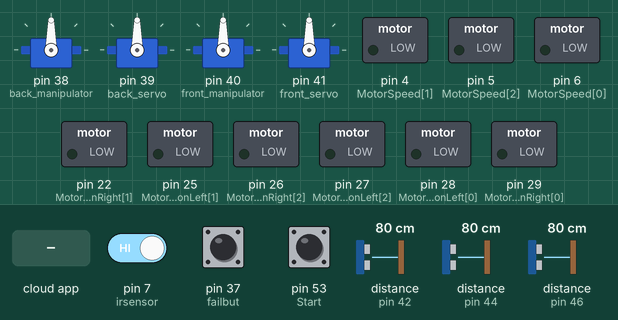
This sketch was run on a simulated Arduino Mega 2560, built with avr-gcc and run on an emulated ATmega2560. Parts: 4 × servo, switched loads named in the sketch (green lamp = pin HIGH). Wiring (inferred from the names in the program): 3 × ultrasonic range finder: trigger pin 43, echo pin 42 / trigger pin 45, echo pin 44 / trigger pin 47, echo pin 46. The test bench sets the inputs (shaded band); at power-on: pin 7 (irsensor) HIGH, pin 37 (failbut) HIGH, pin 53 (Start) HIGH, distance to the obstacle (sensors on pin 42, pin 44, pin 46) 80 cm. The echo pulse lasts 58.3 µs per cm; the ROS host is connected and sends only what is stated; pins used as bus, display or sensor lines are not drawn.

Above: at 1.2 s.
1.3 s: the phone or cloud app sets v_left to -100
At 2.5 s:
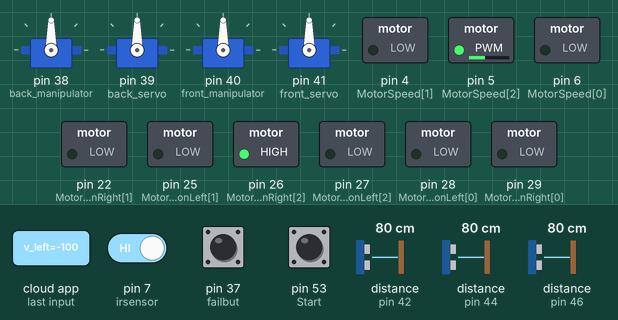
2.8 s: the phone or cloud app sets v_right to -100
At 4.0 s:
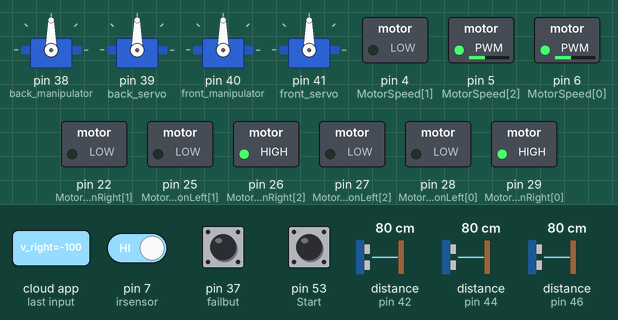
4.3 s: the phone or cloud app sets v_back to -100
At 5.5 s:
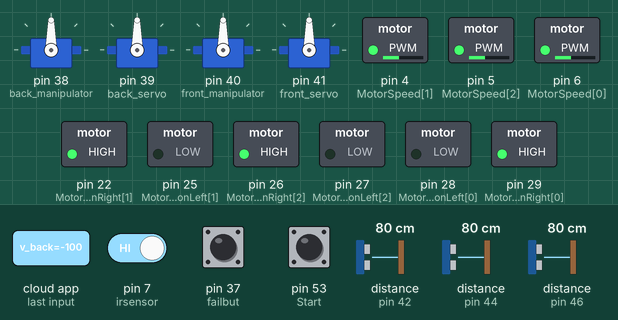
5.8 s: the phone or cloud app sets front_grab to 0
At 6.9 s:
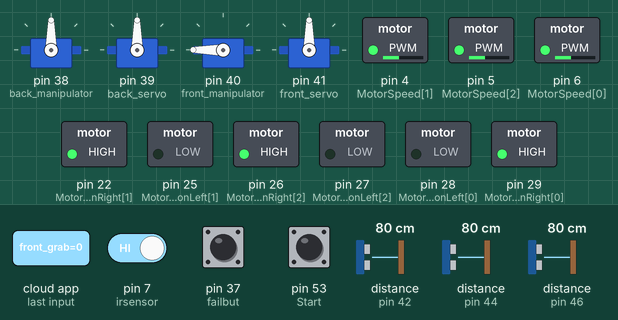
7.3 s: the phone or cloud app sets front_servo to 0
At 8.3 s:
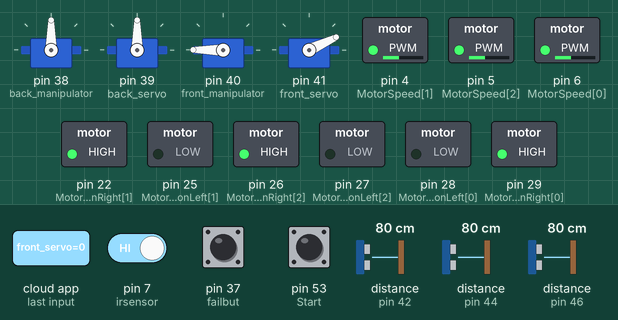
8.8 s: the phone or cloud app sets back_grab to 0
At 9.8 s:
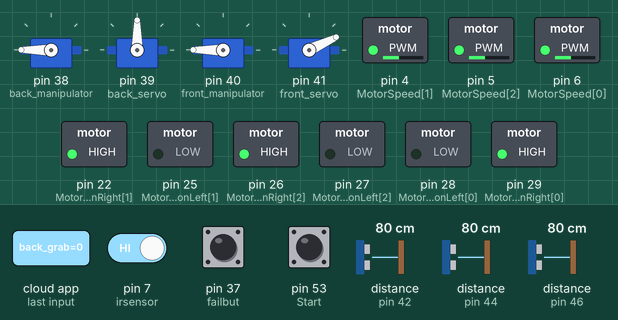
Timing chart, 0 to 11.3 s (numbered marks = the images above; inputs shaded):
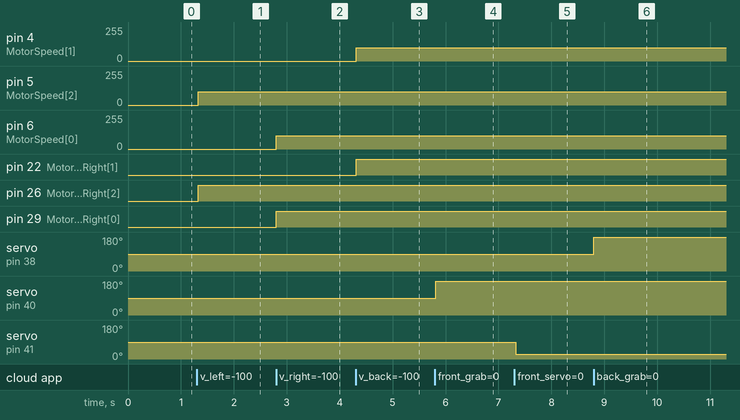

The sketch:

MainRos.ino
```cpp
#include <ros.h>
#include <sensor_msgs/Range.h>//PING msgs
#include <std_msgs/Float32.h>//Motor msg
#include <std_msgs/Bool.h>
#include <std_msgs/Int64.h>
#include <Servo.h>

Servo back_manipulator;
Servo back_servo;
Servo front_manipulator;
Servo front_servo;

float medianL(float newVal) {
  static int buf[3];
  static byte count = 0;
  buf[count] = newVal;
  if (++count >= 3) count = 0;
  return (max(buf[0], buf[1]) == max(buf[1], buf[2])) ? max(buf[0], buf[2]) : max(buf[1], min(buf[0], buf[2]));
}
float medianF(float newVal) {
  static int buf[3];
  static byte count = 0;
  buf[count] = newVal;
  if (++count >= 3) count = 0;
  return (max(buf[0], buf[1]) == max(buf[1], buf[2])) ? max(buf[0], buf[2]) : max(buf[1], min(buf[0], buf[2]));
}
float medianR(float newVal) {
  static int buf[3];
  static byte count = 0;
  buf[count] = newVal;
  if (++count >= 3) count = 0;
  return (max(buf[0], buf[1]) == max(buf[1], buf[2])) ? max(buf[0], buf[2]) : max(buf[1], min(buf[0], buf[2]));
}

ros::NodeHandle nh;

  int irsensor= 7;
  int sensorvalue;

  int ENCA[]={19,2};//right left
  int ENCB[]={18,3};
  int pos[]={0,0};

  int MotorSpeed [] = {6,4,5}; //Right,Back,Left
  int MotorDirectionRight [] = {29,22,26};//Right,Back,Left
  int MotorDirectionLeft [] = {28,25,27};//Right,Back,Left

  int Start = 53;
  int failbut = 37;

  int PINGEcho[]={42,44,46};//left,front/right
  int PINGTrig[]={43,45,47};
  char *pingString[] = {" Left ","Front ", " Right "};


  sensor_msgs::Range rangeR_msg;
  sensor_msgs::Range rangeL_msg;
  sensor_msgs::Range rangeF_msg;

  std_msgs::Float32 ENCR_msg;
  std_msgs::Float32 ENCL_msg;
  std_msgs::Int64 line_msg;

  std_msgs::Bool start_msg;
  std_msgs::Bool back_but_msg;

  //ros::Publisher pub_line ("line", &line_msg);
  ros::Publisher pub_ENCR_POS ("ENCR_POS", &ENCR_msg);
  ros::Publisher pub_ENCL_POS ("ENCL_POS", &ENCL_msg);

  ros::Publisher pub_back_buttom ("fail", &back_but_msg);

  ros::Publisher pub_start ("start", &start_msg);

  ros::Publisher pub_range_left ("range_left_ping", &rangeL_msg);
  ros::Publisher pub_range_right ("range_right_ping", &rangeR_msg);
  ros::Publisher pub_range_front ("range_front_ping", &rangeF_msg);

  // switch (j){
  //   case 0:
  //   ENCR_msg.data=pos[j];
  //   pub_ENCR_POS.publish (&ENCR_msg);
  //   //Serial.println("Cas0");
  //   break;
  //    case 1:
  //   ENCL_msg.data=pos[j];
  //   pub_ENCR_POS.publish (&ENCL_msg);
  //  //Serial.println("Cas1");
  //   break;
  // }


void messageCdRight (const std_msgs::Float32 &msg){
  if (msg.data<0) {
  analogWrite(MotorSpeed [0], abs(msg.data));
  digitalWrite( MotorDirectionRight [0], HIGH);
  digitalWrite(MotorDirectionLeft [0], LOW);
  }
   if (msg.data>0) {
  analogWrite(MotorSpeed [0],abs(msg.data));
  digitalWrite(MotorDirectionLeft [0], HIGH);
  digitalWrite(MotorDirectionRight [0], LOW);
  }
   if (msg.data==0) {
  analogWrite(MotorSpeed [0],abs(msg.data));
  digitalWrite(MotorDirectionLeft [0], LOW);
  digitalWrite(MotorDirectionRight [0], LOW);
  }
};
void messageCdLeft (const std_msgs::Float32 &msg){
 if (msg.data<0) {
  analogWrite(MotorSpeed [2], abs(msg.data));
  digitalWrite( MotorDirectionRight [2], HIGH);
  digitalWrite(MotorDirectionLeft [2], LOW);
  }
   if (msg.data>0) {
  analogWrite(MotorSpeed [2], abs(msg.data));
  digitalWrite(MotorDirectionLeft [2], HIGH);
  digitalWrite(MotorDirectionRight [2], LOW);
  }
    if (msg.data==0) {
  analogWrite(MotorSpeed [2],abs(msg.data));
  digitalWrite(MotorDirectionLeft [2], LOW);
  digitalWrite(MotorDirectionRight [2], LOW);
  }
};
void messageCdBack (const std_msgs::Float32 &msg){
  if (msg.data<0) {
  analogWrite(MotorSpeed [1], abs(msg.data));
  digitalWrite( MotorDirectionRight [1], HIGH);
  digitalWrite(MotorDirectionLeft [1], LOW);
  }
   if (msg.data>0) {
  analogWrite(MotorSpeed [1], abs(msg.data));
  digitalWrite(MotorDirectionLeft [1], HIGH);
  digitalWrite(MotorDirectionRight [1], LOW);
  }
    if (msg.data==0) {
  analogWrite(MotorSpeed [1], abs(msg.data));
  digitalWrite(MotorDirectionLeft [1], LOW);
  digitalWrite(MotorDirectionRight [1], LOW);
  }
};


void back_manipulcb (const std_msgs::Bool &msg){
  if (msg.data){
    back_manipulator.write(0);//открытый
  }
    else {
      back_manipulator.write(180);//закрытый
    }
  }
void back_servocb (const std_msgs::Bool &msg){
  if (msg.data){
    back_servo.write(10);// поднятие
  }
  else {
    back_servo.write(35);
  }
}
void front_manipulcb (const std_msgs::Bool &msg){
  if (msg.data){
    front_manipulator.write(0);// откр
  }
    else {
      front_manipulator.write(200);// закр
    }
  }


void front_servocb (const std_msgs::Int64 &msg){
  /*if (msg.data == 0){
    front_servo.write(0);
  }
   else {
   if (msg.data == "take"){
     front_servo.write(65);
   }
    else {
        if (msg.data == "trow"){
     front_servo.write(40);
        }
     }
   }
  }*/


 switch (msg.data){
   case 0:
   front_servo.write(25);
   break;
   case 1:
   front_servo.write(60);
   break;
   case 2:
   front_servo.write(30);
   break;
 }}


ros::Subscriber<std_msgs::Bool> ENCZero("ENC_zero", &EncToZero);
ros::Subscriber<std_msgs::Bool> sub_front_manipul("front_grab", &front_manipulcb);
ros::Subscriber<std_msgs::Int64> sub_front_servo("front_servo", &front_servocb);
ros::Subscriber<std_msgs::Bool> sub_back_manipul("back_grab", &back_manipulcb);
ros::Subscriber<std_msgs::Bool> sub_back_servo("back_servo", &back_servocb);

ros::Subscriber<std_msgs::Float32> subR("v_right", &messageCdRight);
  ros::Subscriber<std_msgs::Float32> subL("v_left", &messageCdLeft);
  ros::Subscriber<std_msgs::Float32> subB("v_back", &messageCdBack);

 void EncToZero (const std_msgs::Bool &msg){
  if(msg.data==true){
  pos [0] =   0;
  pos [1] = 0;

  }
}

void setup() {
    back_manipulator.attach(38);
    back_servo.attach(39);
    front_manipulator.attach(40);
    front_servo.attach(41);
  nh.initNode();
  //attachInterrupt(digitalPinToInterrupt(ENCA[0]),readEncoder<0>,RISING);
  //attachInterrupt(digitalPinToInterrupt(ENCA[1]),readEncoder<1>,RISING);

  nh.subscribe(ENCZero);
  nh.subscribe(subL);
  nh.subscribe(subR);
  nh.subscribe(subB);
  nh.subscribe(sub_front_manipul);
  nh.subscribe(sub_front_servo);
  nh.subscribe(sub_back_manipul);
  nh.subscribe(sub_back_servo);
  nh.advertise(pub_ENCR_POS);
  nh.advertise(pub_ENCL_POS);
  nh.advertise(pub_start);
  nh.advertise(pub_range_front);
  nh.advertise(pub_range_left);
  nh.advertise(pub_range_right);
  // nh.advertise(pub_line);
   nh.advertise(pub_back_buttom);
  // Serial.begin(9600);
  unsigned long echo;
  pinMode(failbut, INPUT);
  pinMode(Start, INPUT);
  pinMode(irsensor,INPUT);
  //pinMode(IN_A0, INPUT);
  //pinMode(IN_D0, INPUT);
for(int i=0; i < 3; i++) {
  pinMode(MotorDirectionRight[i], OUTPUT);
  pinMode(MotorDirectionLeft[i], OUTPUT);
  pinMode(MotorSpeed[i], OUTPUT);
  digitalWrite(MotorDirectionLeft[i], LOW);
  digitalWrite(MotorDirectionRight[i], LOW);
  pinMode(PINGTrig[i], OUTPUT);
  pinMode(PINGEcho[i], INPUT);
}
for(int i=0; i < 2; i++) {
  pinMode(ENCA[i], INPUT);
  pinMode(ENCB[i], INPUT);
  }

}


  unsigned long ping(int index){
  unsigned long echo,cm;

  digitalWrite(PINGTrig[index], LOW);
  delayMicroseconds(5);
  digitalWrite(PINGTrig[index], HIGH);


  // Выставив высокий уровень сигнала, ждем около 10 микросекунд. В этот момент датчик будет посылать сигналы с частотой 40 КГц.
  delayMicroseconds(10);
  digitalWrite(PINGTrig[index], LOW);
  echo = pulseIn(PINGEcho[index], HIGH);
  cm = (echo / 2) / 29.1;
    switch (index){
    case 0:
    //rangeL_msg.range= filter.filter(cm);
    rangeL_msg.range=medianL(cm);
    pub_range_left.publish (&rangeL_msg);
    break;
  case 1:
    //rangeF_msg.range= filter.filter(cm);
    rangeF_msg.range=medianF(cm);
    pub_range_front.publish (&rangeF_msg);
    break;
  case 2:
    //rangeR_msg.range= filter.filter(cm);
    rangeR_msg.range=medianR(cm);
    pub_range_right.publish (&rangeR_msg);
    break;
  }
  return cm ; //convert to CM then to inches

}

  int failstate;

void loop() {

  sensorvalue=digitalRead(irsensor);
  line_msg.data=sensorvalue;
  //pub_line.publish (&line_msg);

  failstate = digitalRead(failbut);
  if (!failstate){
    back_but_msg.data = true;
    pub_back_buttom.publish (&back_but_msg);
  }
  else {
    back_but_msg.data = false;
    pub_back_buttom.publish (&back_but_msg);
  }

  int buttonState = digitalRead(Start);
  if (!buttonState){
    start_msg.data = true;
    pub_start.publish (&start_msg);
  }
  else {
    start_msg.data = false;
    pub_start.publish (&start_msg);
  }
  unsigned long ultrasoundValue;
  for(int i=0; i < 3; i++){
    ping(i);

  }

//ENCL_msg.data=pos[0];
//pub_ENCL_POS.publish (&ENCL_msg);
//ENCR_msg.data=pos[1];
//pub_ENCR_POS.publish (&ENCR_msg);
  nh.spinOnce();
delay(10);
}

template <int j>
void readEncoder(){

  int b = digitalRead(ENCB[j]);
  if(b > 0){
    pos[j]++;

  }
  else{
    pos[j]--;
  }
}
```

Measured:
- after the input at 1.3 s, pin 5 (MotorSpeed[2]): 0/255 → 100/255 at once; pin 26 (MotorDirectionRight[2]): LOW → HIGH at once
- after the input at 2.8 s, pin 6 (MotorSpeed[0]): 0/255 → 100/255 at once; pin 29 (MotorDirectionRight[0]): LOW → HIGH at once
- after the input at 4.3 s, pin 4 (MotorSpeed[1]): 0/255 → 100/255 at once; pin 22 (MotorDirectionRight[1]): LOW → HIGH at once
- after the input at 5.8 s, servo on pin 40 (front_manipulator): 90° → 180° at once
- after the input at 7.3 s, servo on pin 41 (front_servo): 90° → 25° at once
- after the input at 8.8 s, servo on pin 38 (back_manipulator): 90° → 180° at once
